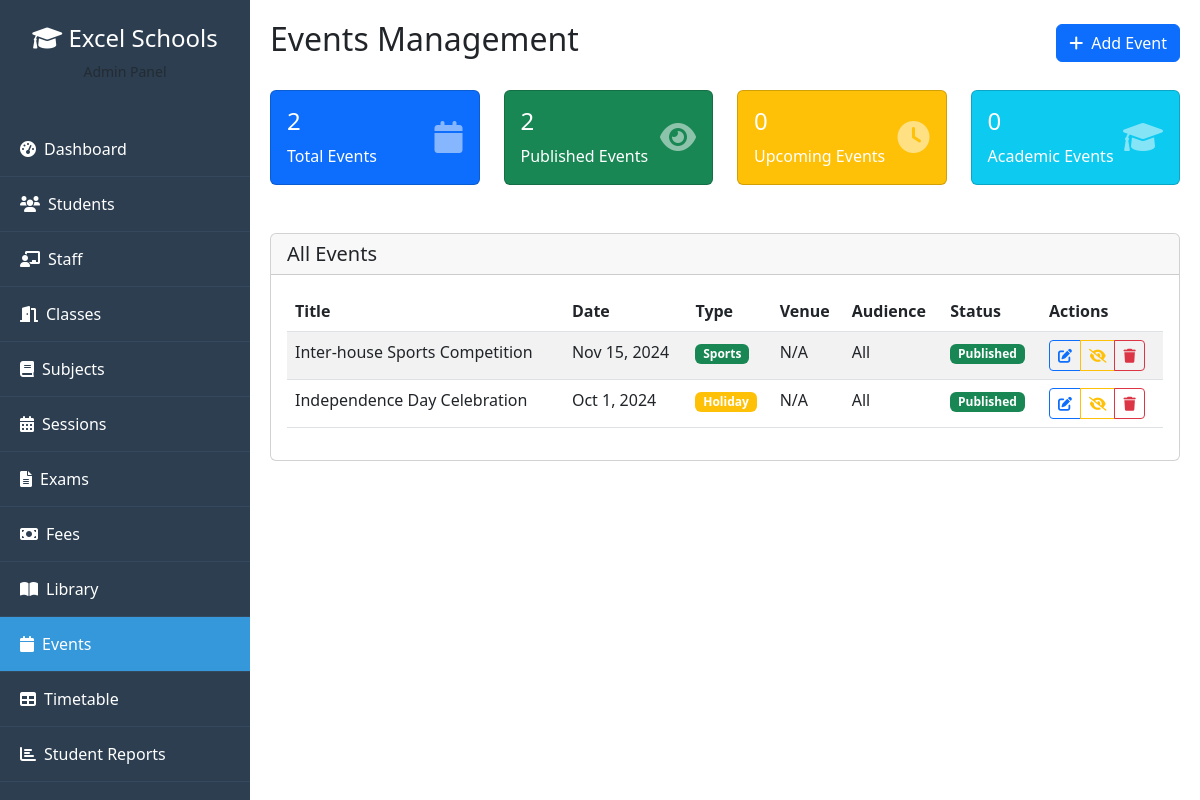
/admin/events.php (signed in), run on the app's committed database.
### tables this page shows
CREATE TABLE events (
    id INT PRIMARY KEY AUTO_INCREMENT,
    title VARCHAR(255) NOT NULL,
    description TEXT,
    event_date DATE NOT NULL,
    start_time TIME,
    end_time TIME,
    venue VARCHAR(100),
    event_type ENUM('academic', 'sports', 'cultural', 'holiday', 'other') DEFAULT 'academic',
    target_audience ENUM('all', 'students', 'teachers', 'parents') DEFAULT 'all',
    is_published BOOLEAN DEFAULT FALSE,
    created_by INT NOT NULL,
    created_at TIMESTAMP DEFAULT CURRENT_TIMESTAMP,
    updated_at TIMESTAMP DEFAULT CURRENT_TIMESTAMP ON UPDATE CURRENT_TIMESTAMP,
    FOREIGN KEY (created_by) REFERENCES users(id) ON DELETE CASCADE
);

### admin/events.php (the view, shortened to what this page needs)
<?php
$database = new Database();
$db = $database->getConnection();
$action = $_GET['action'] ?? 'list';
$events_query = "SELECT e.*, u.full_name as created_by_name
                FROM events e
                JOIN users u ON e.created_by = u.id
                ORDER BY e.event_date DESC, e.start_time DESC";
$events = $db->query($events_query)->fetchAll(PDO::FETCH_ASSOC);
$event = null;
$settings_qry = "SELECT setting_key, setting_value FROM system_settings WHERE is_public = 1";
$settings_rst = $db->query($settings_qry);
$school_settings = [];
while ($row = $settings_rst->fetch(PDO::FETCH_ASSOC)) {
    $school_settings[$row['setting_key']] = $row['setting_value'];
}
?>
<!DOCTYPE html>
<html lang="en">
<head>
    <link href="https://cdn.jsdelivr.net/npm/bootstrap@5.3.0/dist/css/bootstrap.min.css" rel="stylesheet">
    <link href="https://cdnjs.cloudflare.com/ajax/libs/font-awesome/6.0.0/css/all.min.css" rel="stylesheet">
    <link rel="stylesheet" href="../assets/css/admin.css">
</head>
<body>
    <div class="sidebar">
        <div class="p-4 text-center ">
            <h4><i class="fas fa-graduation-cap"></i> <?php echo $school_settings['school_name'] ?? 'Excel Schools'; ?></h4>
            <p class="text-muted small">Admin Panel</p>
        </div>
        <nav class="nav flex-column scrollable-menu">
            <a class="nav-link" href="dashboard.php"><i class="fas fa-tachometer-alt me-2"></i>Dashboard</a>
            <a class="nav-link" href="students.php"><i class="fas fa-users me-2"></i>Students</a>
            <a class="nav-link" href="staff.php"><i class="fas fa-chalkboard-teacher me-2"></i>Staff</a>
            <a class="nav-link" href="classes.php"><i class="fas fa-door-open me-2"></i>Classes</a>
            <a class="nav-link" href="subjects.php"><i class="fas fa-book me-2"></i>Subjects</a>
            <a class="nav-link" href="sessions.php"><i class="fas fa-calendar-alt me-2"></i>Sessions</a>
            <a class="nav-link" href="exams.php"><i class="fas fa-file-alt me-2"></i>Exams</a>
            <a class="nav-link" href="fees.php"><i class="fas fa-money-bill me-2"></i>Fees</a>
            <a class="nav-link" href="library.php"><i class="fas fa-book-open me-2"></i>Library</a>
            <a class="nav-link active" href="events.php"><i class="fas fa-calendar me-2"></i>Events</a>
            <a class="nav-link" href="timetable.php"><i class="fas fa-table me-2"></i>Timetable</a>
            <a class="nav-link" href="student_reports.php"><i class="fas fa-chart-bar me-2"></i>Student Reports</a>
            <a class="nav-link" href="student_promotion.php"><i class="fas fa-user-graduate me-2"></i>Student Promotion</a>
        </nav>
    </div>
    <div class="main-content">
        <div class="d-flex justify-content-between align-items-center mb-4">
            <h2>Events Management</h2>
            <button class="btn btn-primary" data-bs-toggle="modal" data-bs-target="#addEventModal">
                <i class="fas fa-plus me-2"></i>Add Event
            </button>
        </div>
        <div class="row mb-4">
            <div class="col-xl-3 col-md-6 mb-4">
                <div class="card text-white bg-primary">
                    <div class="card-body">
                        <div class="d-flex justify-content-between">
                            <div>
                                <h4><?php echo count($events); ?></h4>
                                <p class="mb-0">Total Events</p>
                            </div>
                            <div class="align-self-center">
                                <i class="fas fa-calendar fa-2x opacity-50"></i>
                            </div>
                        </div>
                    </div>
                </div>
            </div>
            <div class="col-xl-3 col-md-6 mb-4">
                <div class="card text-white bg-success">
                    <div class="card-body">
                        <div class="d-flex justify-content-between">
                            <div>
                                <h4><?php echo count(array_filter($events, function($e) { return $e['is_published']; })); ?></h4>
                                <p class="mb-0">Published Events</p>
                            </div>
                            <div class="align-self-center">
                                <i class="fas fa-eye fa-2x opacity-50"></i>
                            </div>
                        </div>
                    </div>
                </div>
            </div>
            <div class="col-xl-3 col-md-6 mb-4">
                <div class="card text-white bg-warning">
                    <div class="card-body">
                        <div class="d-flex justify-content-between">
                            <div>
                                <h4><?php echo count(array_filter($events, function($e) {
                                    return strtotime($e['event_date']) >= time();
                                })); ?></h4>
                                <p class="mb-0">Upcoming Events</p>
                            </div>
                            <div class="align-self-center">
                                <i class="fas fa-clock fa-2x opacity-50"></i>
                            </div>
                        </div>
                    </div>
                </div>
            </div>
            <div class="col-xl-3 col-md-6 mb-4">
                <div class="card text-white bg-info">
                    <div class="card-body">
                        <div class="d-flex justify-content-between">
                            <div>
                                <h4><?php echo count(array_filter($events, function($e) {
                                    return $e['event_type'] == 'academic';
                                })); ?></h4>
                                <p class="mb-0">Academic Events</p>
                            </div>
                            <div class="align-self-center">
                                <i class="fas fa-graduation-cap fa-2x opacity-50"></i>
                            </div>
                        </div>
                    </div>
                </div>
            </div>
        </div>
        <?php if ($action == 'edit' && $event): ?>
            <div class="card">
                <div class="card-header d-flex justify-content-between align-items-center">
                    <h5 class="card-title mb-0">Edit Event</h5>
                    <a href="events.php" class="btn btn-secondary btn-sm">
                        <i class="fas fa-arrow-left me-1"></i>Back to List
                    </a>
                </div>
                <div class="card-body">
                    <form method="POST">
                        <input type="hidden" name="csrf_token" value="<?php echo generateCSRFToken(); ?>">
                        <input type="hidden" name="action" value="update_event">
                        <input type="hidden" name="event_id" value="<?php echo $event['id']; ?>">
                        <div class="row">
                            <div class="col-md-8 mb-3">
                                <label class="form-label">Event Title *</label>
                                <input type="text" class="form-control" name="title" required
                                       value="<?php echo $event['title']; ?>">
                            </div>
                            <div class="col-md-4 mb-3">
                                <label class="form-label">Event Type *</label>
                                <select class="form-select" name="event_type" required>
                                    <option value="academic" <?php echo $event['event_type'] == 'academic' ? 'selected' : ''; ?>>Academic</option>
                                    <option value="sports" <?php echo $event['event_type'] == 'sports' ? 'selected' : ''; ?>>Sports</option>
                                    <option value="cultural" <?php echo $event['event_type'] == 'cultural' ? 'selected' : ''; ?>>Cultural</option>
                                    <option value="holiday" <?php echo $event['event_type'] == 'holiday' ? 'selected' : ''; ?>>Holiday</option>
                                    <option value="other" <?php echo $event['event_type'] == 'other' ? 'selected' : ''; ?>>Other</option>
                                </select>
                            </div>
                        </div>
                        <div class="mb-3">
                            <label class="form-label">Description</label>
                            <textarea class="form-control" name="description" rows="4"><?php echo $event['description']; ?></textarea>
                        </div>
                        <div class="row">
                            <div class="col-md-4 mb-3">
                                <label class="form-label">Event Date *</label>
                                <input type="date" class="form-control" name="event_date" required
                                       value="<?php echo $event['event_date']; ?>">
                            </div>
                            <div class="col-md-4 mb-3">
                                <label class="form-label">Start Time</label>
                                <input type="time" class="form-control" name="start_time"
                                       value="<?php echo $event['start_time']; ?>">
                            </div>
                            <div class="col-md-4 mb-3">
                                <label class="form-label">End Time</label>
                                <input type="time" class="form-control" name="end_time"
                                       value="<?php echo $event['end_time']; ?>">
                            </div>
                        </div>
                        <div class="row">
                            <div class="col-md-6 mb-3">
                                <label class="form-label">Venue</label>
                                <input type="text" class="form-control" name="venue"
                                       value="<?php echo $event['venue']; ?>">
                            </div>
                            <div class="col-md-6 mb-3">
                                <label class="form-label">Target Audience</label>
                                <select class="form-select" name="target_audience">
                                    <option value="all" <?php echo $event['target_audience'] == 'all' ? 'selected' : ''; ?>>All</option>
                                    <option value="students" <?php echo $event['target_audience'] == 'students' ? 'selected' : ''; ?>>Students</option>
                                    <option value="teachers" <?php echo $event['target_audience'] == 'teachers' ? 'selected' : ''; ?>>Teachers</option>
                                    <option value="parents" <?php echo $event['target_audience'] == 'parents' ? 'selected' : ''; ?>>Parents</option>
                                </select>
                            </div>
                        </div>
                        <div class="mb-3 form-check">
                            <input type="checkbox" class="form-check-input" name="is_published"
                                   id="is_published" <?php echo $event['is_published'] ? 'checked' : ''; ?>>
                            <label class="form-check-label" for="is_published">Publish Event</label>
                        </div>
                        <div class="d-flex gap-2">
                            <button type="submit" class="btn btn-primary">Update Event</button>
                            <a href="events.php" class="btn btn-secondary">Cancel</a>
                        </div>
                    </form>
                </div>
            </div>
        <?php else: ?>
            <div class="card">
                <div class="card-header">
                    <h5 class="card-title mb-0">All Events</h5>
                </div>
                <div class="card-body">
                    <div class="table-responsive">
                        <table class="table table-striped">
                            <thead>
                                <tr>
                                    <th>Title</th>
                                    <th>Date</th>
                                    <th>Type</th>
                                    <th>Venue</th>
                                    <th>Audience</th>
                                    <th>Status</th>
                                    <th>Actions</th>
                                </tr>
                            </thead>
                            <tbody>
                                <?php foreach ($events as $event): ?>
                                    <tr>
                                        <td><?php echo $event['title']; ?></td>
                                        <td><?php echo date('M j, Y', strtotime($event['event_date'])); ?></td>
                                        <td>
                                            <span class="badge
                                                <?php echo $event['event_type'] == 'academic' ? 'bg-primary' : ''; ?>
                                                <?php echo $event['event_type'] == 'sports' ? 'bg-success' : ''; ?>
                                                <?php echo $event['event_type'] == 'cultural' ? 'bg-danger' : ''; ?>
                                                <?php echo $event['event_type'] == 'holiday' ? 'bg-warning' : ''; ?>
                                                <?php echo $event['event_type'] == 'other' ? 'bg-secondary' : ''; ?>">
                                                <?php echo ucfirst($event['event_type']); ?>
                                            </span>
                                        </td>
                                        <td><?php echo $event['venue'] ?: 'N/A'; ?></td>
                                        <td><?php echo ucfirst($event['target_audience']); ?></td>
                                        <td>
                                            <span class="badge <?php echo $event['is_published'] ? 'bg-success' : 'bg-secondary'; ?>">
                                                <?php echo $event['is_published'] ? 'Published' : 'Draft'; ?>
                                            </span>
                                        </td>
                                        <td>
                                            <div class="btn-group btn-group-sm">
                                                <a href="events.php?action=edit&id=<?php echo $event['id']; ?>"
                                                   class="btn btn-outline-primary">
                                                    <i class="fas fa-edit"></i>
                                                </a>
                                                <a href="events.php?toggle_publish=<?php echo $event['id']; ?>"
                                                   class="btn btn-outline-<?php echo $event['is_published'] ? 'warning' : 'success'; ?>">
                                                    <i class="fas fa-<?php echo $event['is_published'] ? 'eye-slash' : 'eye'; ?>"></i>
                                                </a>
                                                <a href="events.php?delete=<?php echo $event['id']; ?>"
                                                   class="btn btn-outline-danger"
                                                   onclick="return confirm('Are you sure you want to delete this event?')">
                                                    <i class="fas fa-trash"></i>
                                                </a>
                                            </div>
                                        </td>
                                    </tr>
                                <?php endforeach; ?>
                            </tbody>
                        </table>
                    </div>
                </div>
            </div>
        <?php endif; ?>
    </div>
</body>
</html>

### data on the page
events: title "Inter-house Sports Competition", event_date "Nov 15, 2024", event_type "Sports", venue "N/A", target_audience "All", is_published "Published"
events: title "Independence Day Celebration", event_date "Oct 1, 2024", event_type "Holiday", venue "N/A", target_audience "All", is_published "Published"

### other printed values
$school_settings['school_name'] "Excel Schools"
count($events) "2"
